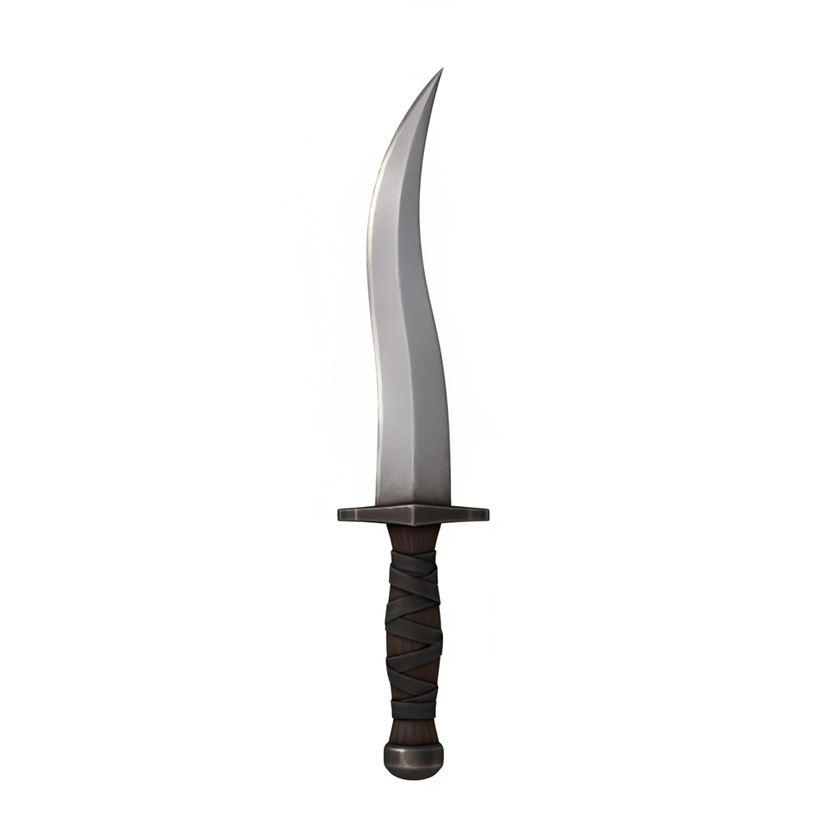
#> input picture scratch/dagger-concept.png, 840 x 840 px, shrunk from 1024 x 1024 before the run
$ python ref_matte_rowspan_roundK.py dagger-concept.png dagger-concept.png 5
#> lines starting #> are read from the running program, lines starting #| are printed output that depends on the picture; after the words box and inside, x2 and y2 are one past the last pixel; in counts of white or black regions, pixels touching at a corner belong together
#!/usr/bin/env python3
"""Round K: matte the lantern-post-v2 ref. scratch/ref_matte.py --dark fails on it because
the pillar's shadow side is the SAME tone as the plain near-black bg (24-28 vs bg 26-27),
so a colour flood-fill splits the post into pieces (tol 31-45 kept only the base or the head).
Here fg = pixels that differ from the bg tone by > DIFF (largest connected edge set only), then every row is filled symmetrically
about the pillar axis to its lit left half-width (convex, bilateral cross-sections), then
closing + largest blob + crop, same output layout as ref_matte.py.
  ref_matte_rowspan_roundK.py in.png out.png [diff=7]
Signed: Claude Code (Round K), 2026-10-05.
"""
import sys
import numpy as np
from PIL import Image
from scipy import ndimage

src, out = sys.argv[1], sys.argv[2]
diff = int(sys.argv[3]) if len(sys.argv) > 3 else 7
a = np.asarray(Image.open(src).convert('RGB')).astype(int)
bg = np.median(np.concatenate([a[:8].reshape(-1, 3), a[-8:].reshape(-1, 3)]), axis=0)
#> bg = [254, 255, 255]
edge = np.abs(a - bg).max(axis=2) > diff
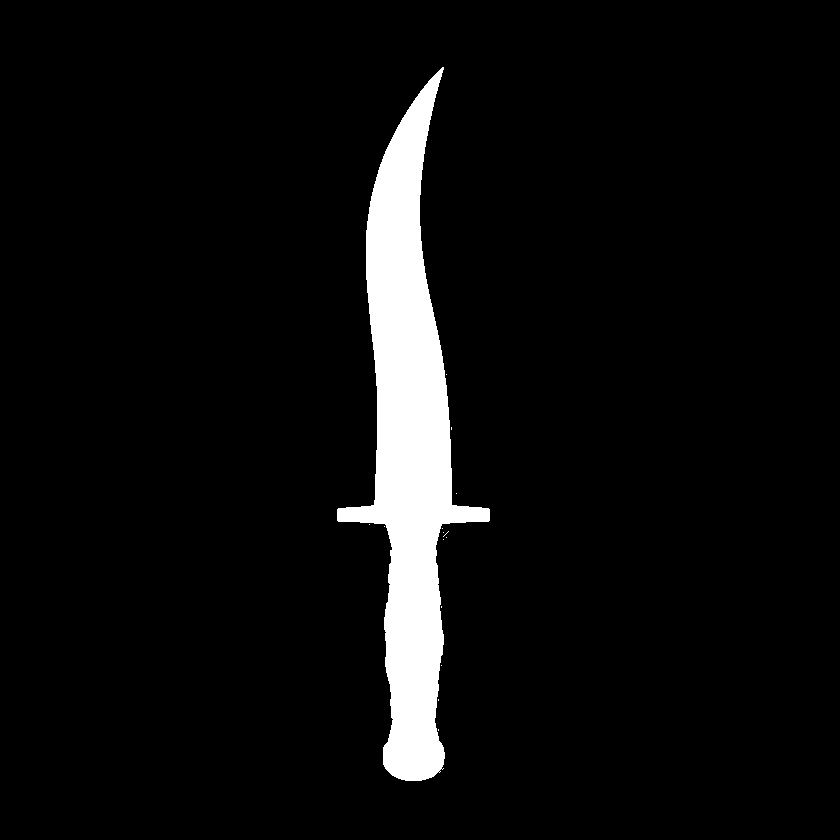
#> edge: shape (840, 840) bool; 5.7% white; 15 white regions (14 under 20 px), largest, box (x1, y1, x2, y2) and area: (337, 67, 490, 781) 40286
edge = ndimage.binary_opening(edge, iterations=1)       # drop bg noise specks
#> edge: shape (840, 840) bool; 5.7% white; 1 white region, box (x1, y1, x2, y2) and area: (337, 67, 490, 781) 40280
# keep only the subject's edge set (largest blob after a bridging close): stray bg specks
# would otherwise stretch their row's span out to the right
lab, n = ndimage.label(ndimage.binary_closing(edge, iterations=3))
#> lab: shape (840, 840) int32; values 0 (black) and 1 (white), 5.7% white; 1 white region, box (x1, y1, x2, y2) and area: (337, 67, 490, 781) 40298
#> n = 1
if n > 1:
    big = 1 + int(np.argmax(ndimage.sum(np.ones_like(edge), lab, range(1, n + 1))))
    edge &= lab == big
# symmetric span about the pillar axis: the bg carries a faint halo on the right of the post
# that survives the threshold, and the post's right half is in shadow (bg tone), so each row
# mirrors its LIT LEFT half-width about the axis (the post is bilateral)
rows = [(y, np.where(edge[y])[0]) for y in range(edge.shape[0])]
#> rows = 840 items, first 6: (0, empty array), (1, empty array), (2, empty array), (3, empty array), (4, empty array), (5, empty array)
rows = [(y, xs.min(), xs.max()) for y, xs in rows if len(xs) >= 2]
#> rows = 713 items, first 6: (68, 441, 443), (69, 440, 443), (70, 439, 442), (71, 438, 442), (72, 437, 442), (73, 436, 441)
axis = float(np.median([(l + r) / 2 for _, l, r in rows]))
#> axis = 413
fg = np.zeros_like(edge)
for y, l, r in rows:
    hw = axis - l
    if hw > 0:
        fg[y, int(round(axis - hw)):int(round(axis + hw)) + 1] = True
#> this loop made 713 passes
#> (l, r, hw) on passes 1 to 3: (441, 443, -28), (440, 443, -27), (439, 442, -26)
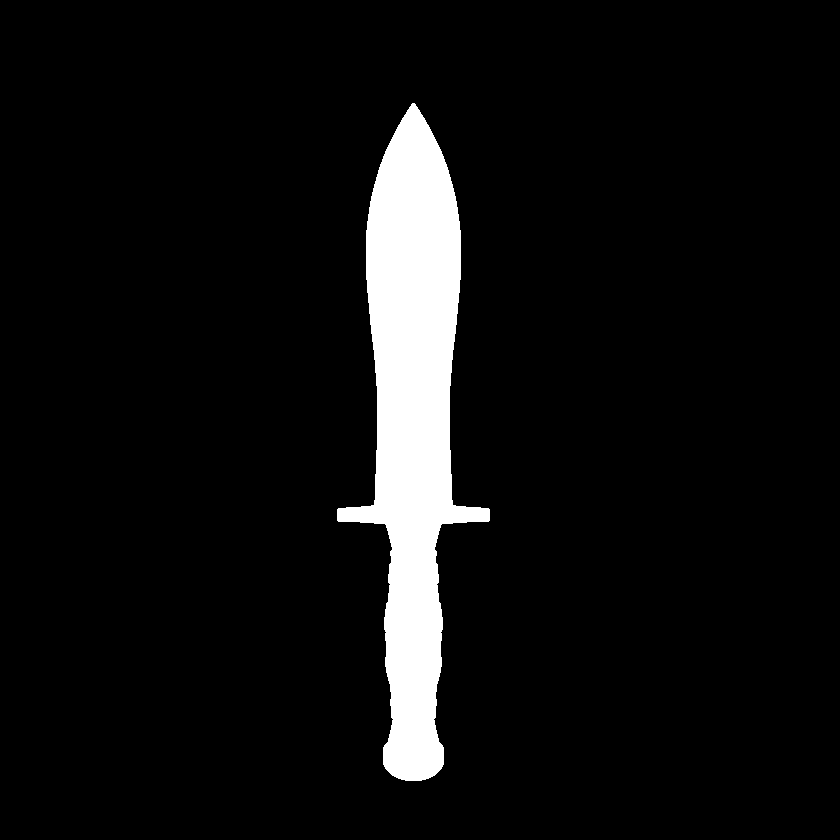
#> fg: shape (840, 840) bool; 6.5% white; 1 white region, box (x1, y1, x2, y2) and area: (337, 103, 490, 781) 46058
fg = ndimage.binary_closing(fg, iterations=2)
#> fg: shape (840, 840) bool; 6.5% white; 1 white region, box (x1, y1, x2, y2) and area: (337, 103, 490, 781) 46068
lab, n = ndimage.label(fg)
if n > 1:
    sizes = ndimage.sum(fg, lab, range(1, n + 1))
    fg = lab == (1 + int(np.argmax(sizes)))
rgba = np.dstack([a, fg * 255]).astype(np.uint8)
ys, xs = np.where(fg)
pad = 24
y0, y1 = max(0, ys.min() - pad), min(a.shape[0], ys.max() + pad)
#> y0 = 79; y1 = 804
x0, x1 = max(0, xs.min() - pad), min(a.shape[1], xs.max() + pad)
#> x0 = 313; x1 = 513
Image.fromarray(rgba[y0:y1, x0:x1], 'RGBA').save(out)
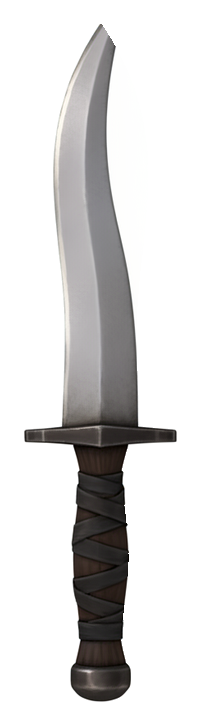
#> saved as dagger-concept.png: PIL image 200x725 RGBA; mean R, G, B, A 215.5, 214.8, 214.3, 81; transparent parts drawn white
print('saved', out, 'bg', bg.tolist(), 'fg px', int(fg.sum()), 'crop', (x0, y0, x1, y1))
#| saved dagger-concept.png bg [254.0, 255.0, 255.0] fg px 46068 crop (313, 79, 513, 804)
